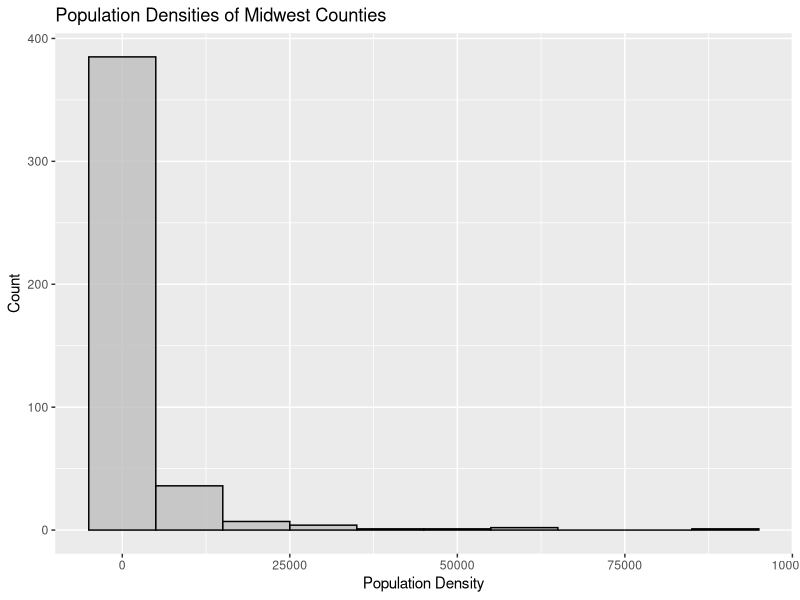
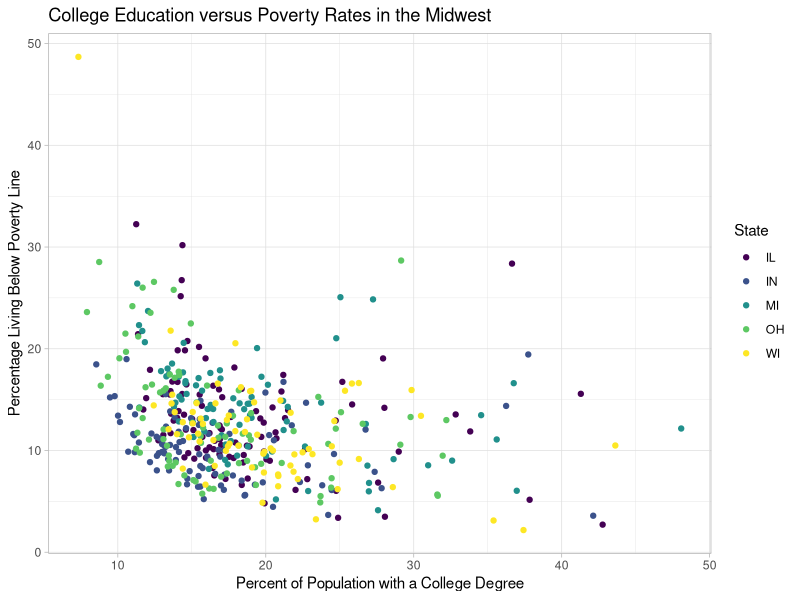
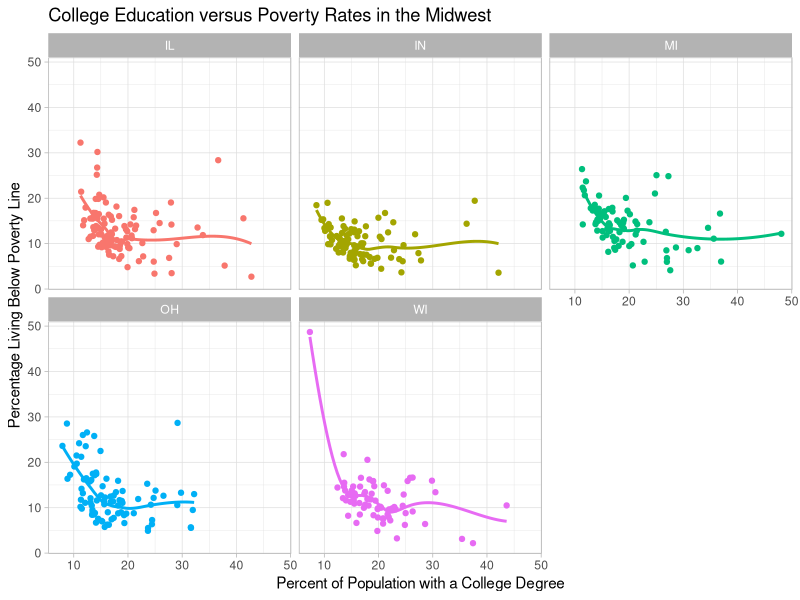
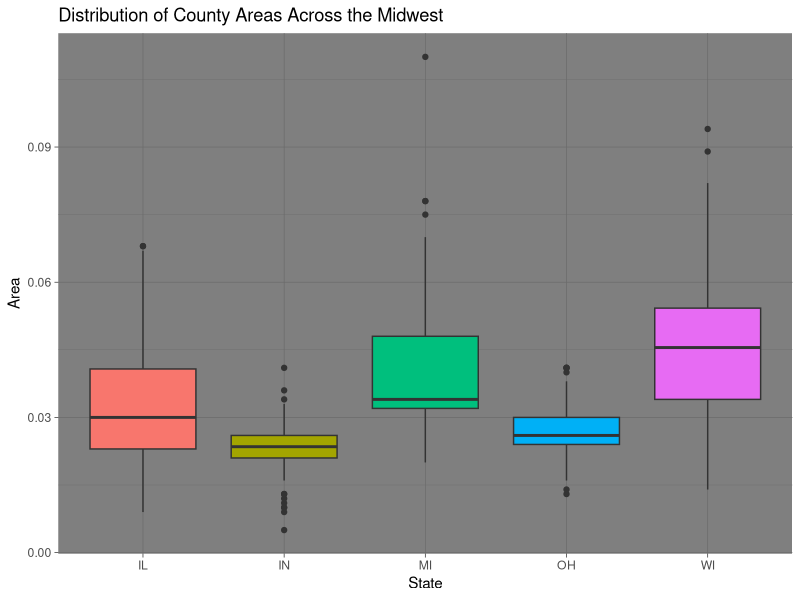
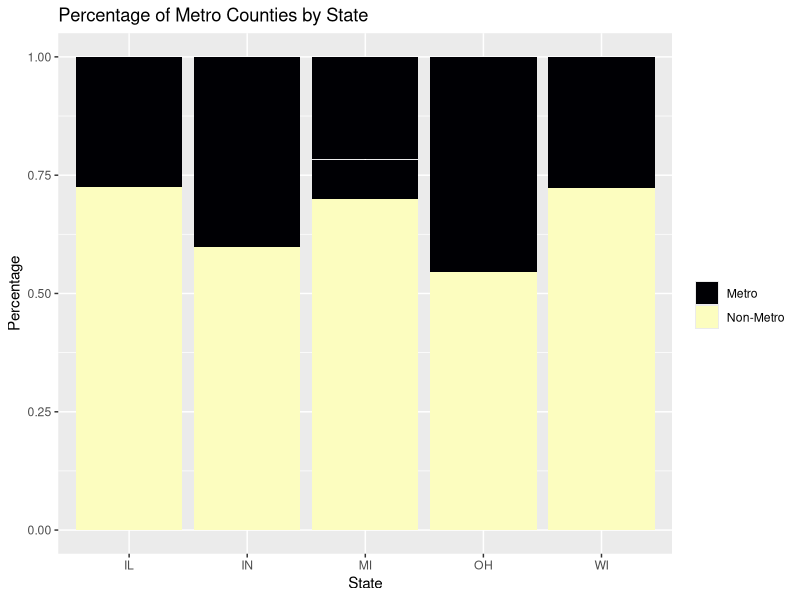
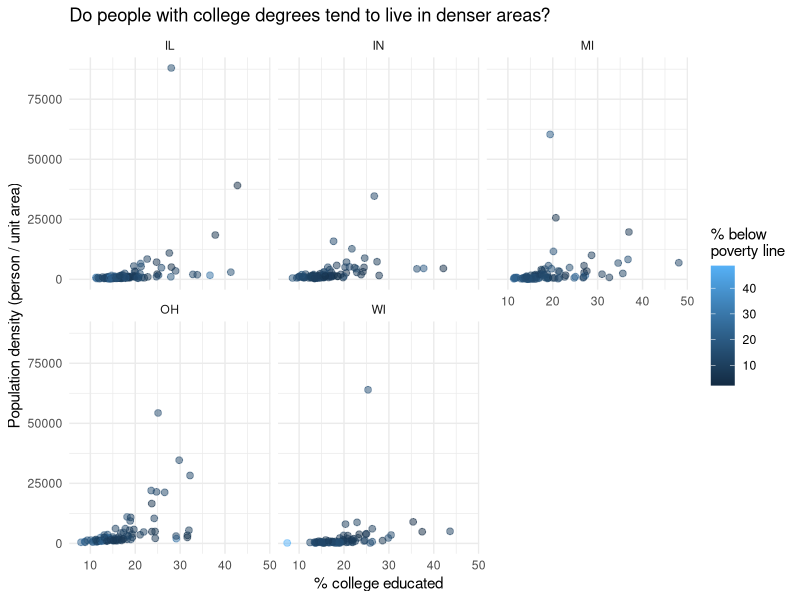

Here is the R script that generated these plots, in order:
## ---- chunk 1
#| label: load-packages
#| message: false

library(tidyverse)
library(viridis)
## ---- chunk 2
#| label: exercise-1

ggplot(midwest, mapping = aes(x = popdensity)) + 
  geom_histogram(binwidth = 10000, alpha = 0.8, color = "black", 
                 fill = "grey") +
  labs(x = "Population Density", y = "Count", title = 
         "Population Densities of Midwest Counties")
## ---- chunk 3
#| label: exercise-2

ggplot(midwest, mapping = aes(x = percollege, y = percbelowpoverty, 
                              color = state)) +
  geom_point() + 
  labs(x = "Percent of Population with a College Degree", 
       y = "Percentage Living Below Poverty Line", 
       title = "College Education versus Poverty Rates in the Midwest",
       color = "State") +
  theme_light() + 
  scale_color_viridis_d(option = "D")
## ---- chunk 4
#| label: exercise-4

ggplot(midwest, mapping = aes(x = percollege, y = percbelowpoverty, 
                              color = state)) +
  geom_point() + 
  labs(x = "Percent of Population with a College Degree", 
       y = "Percentage Living Below Poverty Line", 
       title = "College Education versus Poverty Rates in the Midwest") +
  theme_light() + 
  theme(legend.position = "none") +
  facet_wrap("state") +
  geom_smooth(se = FALSE)
  scale_color_viridis_d(option = "D")
## ---- chunk 5
#| label: exercise-5

ggplot(midwest, mapping = aes(x = state, y = area, fill = state)) +
  geom_boxplot() +
  theme_dark() +
  labs(x = "State", y = "Area", 
       title = "Distribution of County Areas Across the Midwest") +
  theme(legend.position = "none")
## ---- chunk 6
#| label: exercise-6
midwest <- midwest |>
  mutate(metro = if_else(inmetro == 1, "Metro", "Non-Metro"))
ggplot(midwest, aes(fill=metro, y = 1, x=state)) + 
    geom_bar(position="fill", stat="identity") +
  scale_fill_viridis_d(option = "A") +
  labs(x = "State", y = "Percentage", 
       title = "Percentage of Metro Counties by State", fill = "")
## ---- chunk 7
#| label: exercise-7

ggplot(midwest, mapping = aes(x = percollege, y = popdensity, 
                              color = percbelowpoverty)) +
  geom_point(size = 2, alpha = 0.5) +
  facet_wrap(~state) +
  labs(x = "% college educated", y = "Population density (person / unit area)", 
       title = "Do people with college degrees tend to live in denser areas?",
       color = "% below\npoverty line") +
  theme_minimal()
